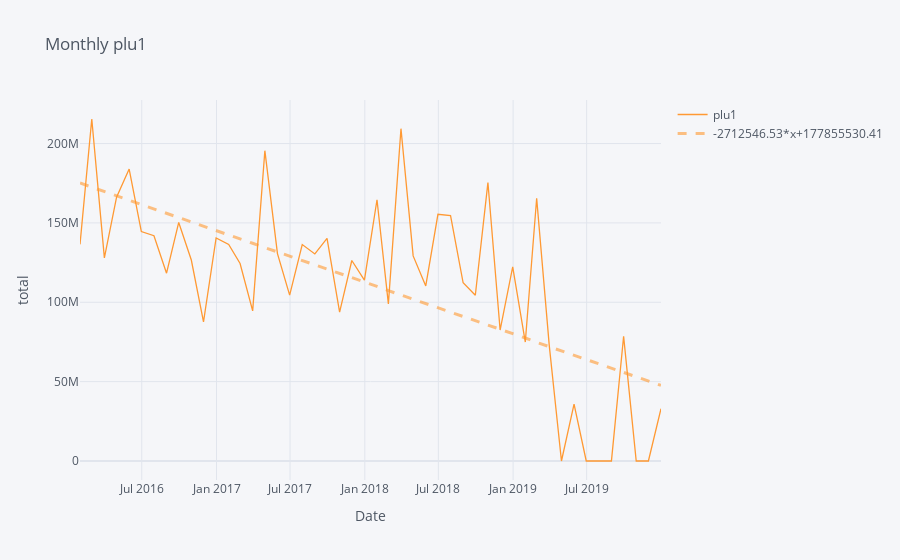

Notebook cell for this chart:
### Code cell
pri_m = df_product_a[['plu1','date_w']].set_index('date_w').resample('M').sum()
price_month=pri_m.iplot(kind='line', xTitle='Date', yTitle='total',title='Monthly plu1', bestfit = True)
